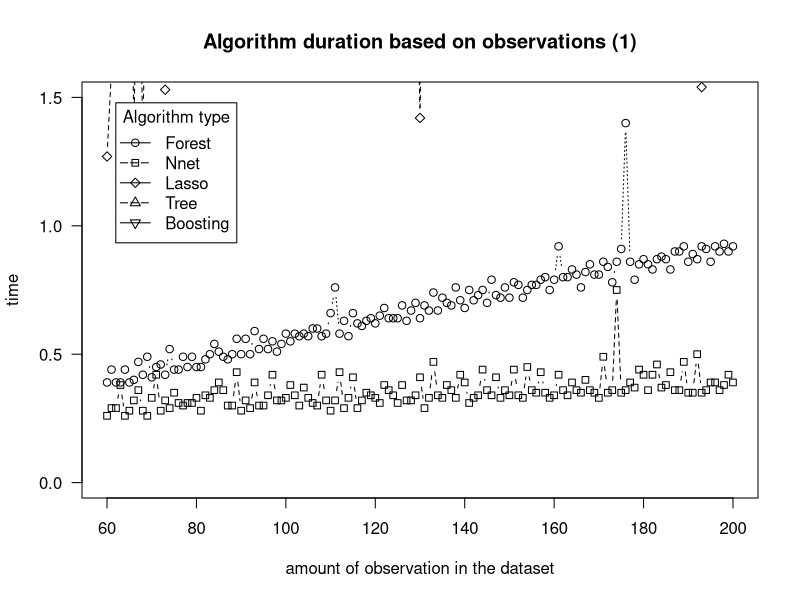

Generate this figure with R:
#Graph1_ complexity analyssi_ computation times 

setwd("C:\\Users\\cor64\\Desktop\\Uni\\Erasmus\\Thesis\\DMLonGitHub-master\\")


f<- read.csv(file="c1_Forest_43_200.csv", header=TRUE, sep=",")

n<- read.csv(file="c1_Nnet_43_200.csv", header=TRUE, sep=",")

# actually 60_200
b<- read.csv(file="c1_TreeswhichBoost_43_200.csv", header=TRUE, sep=",")

l<- read.csv(file="c1_Rlasso_43_200.csv", header=TRUE, sep=",")

t<- read.csv(file="c1_TreesO_43_200.csv", header=TRUE, sep=",")


df1 = data.frame(f, n, l,t) 
df2= df1[-(1:17), , drop = FALSE]
df3 =cbind(df2, b)

x=60:200


#x <- c(43:200); 
#y <- as.numeric(timings) # create some data

colnames(df3) <- c("f","n","l","t","b") 

x <- c(60:200)
y <- x
z <- 10/x
opar <- par(no.readonly=TRUE)


par(bg = "white")
plot(x, df3$f, type="b",
     pch=21, col="black",
     yaxt="n", lty=3,ylim=c(0, 1.5), ann=FALSE)

####change y lim to 1.5 end 30 for two grpahs!!!!


lines(x,df3$n , type="b", pch=22, col="black", lty=2)

lines(x,df3$l , type="b", pch=23, col="black", lty=2)

lines(x,df3$t , type="b", pch=24, col="black", lty=2)

lines(x,df3$b , type="b", pch=25, col="black", lty=2)

axis(2,  col.axis="black", las=2)

legend("topleft", inset=.05, title="Algorithm type", c("Forest","Nnet","Lasso","Tree","Boosting"),
       lty=c(1, 5), pch=c(21,22,23,24,25), col=c("black","black","black","black","black"))

title("Algorithm duration based on observations (1)",
      xlab="amount of observation in the dataset",
      ylab="time")



x<- x <- c(60:200)


